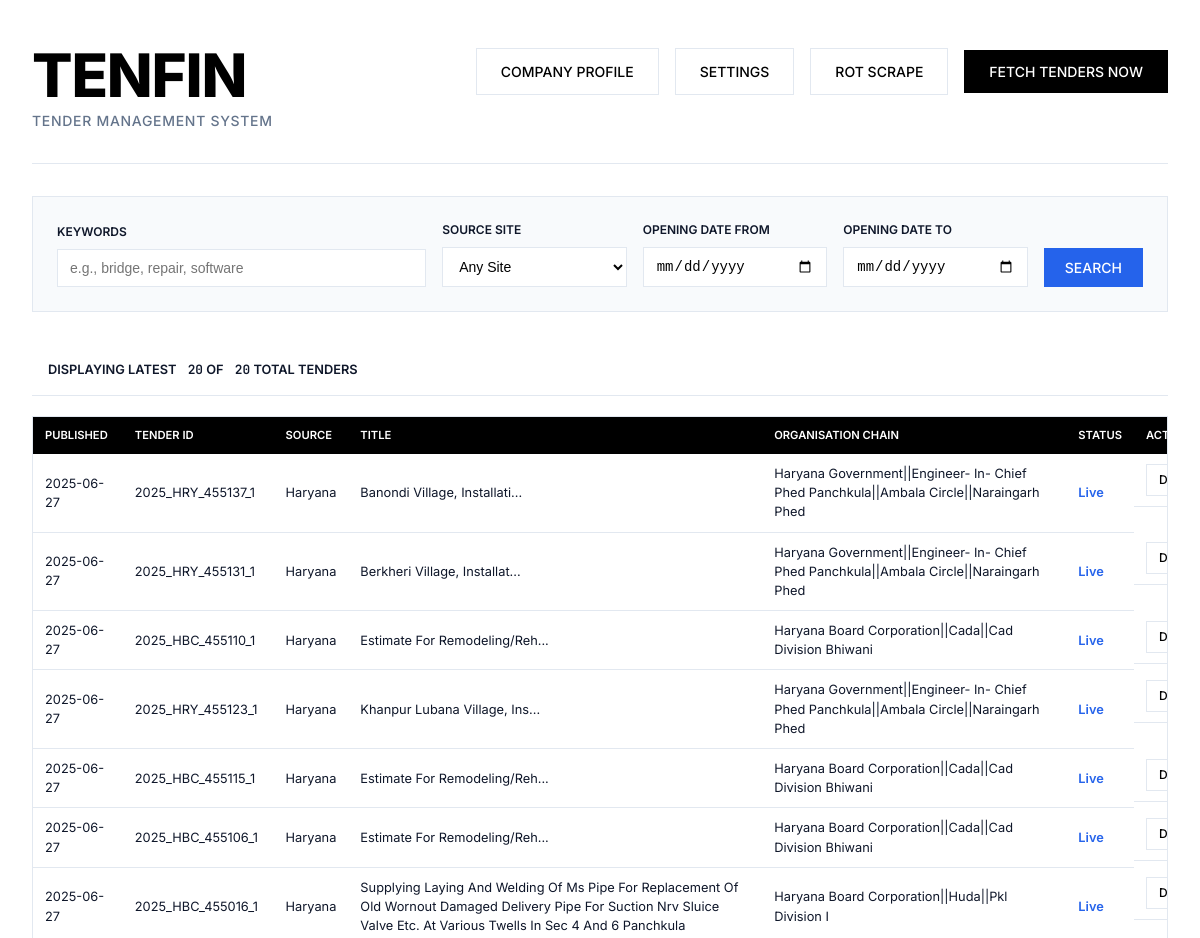
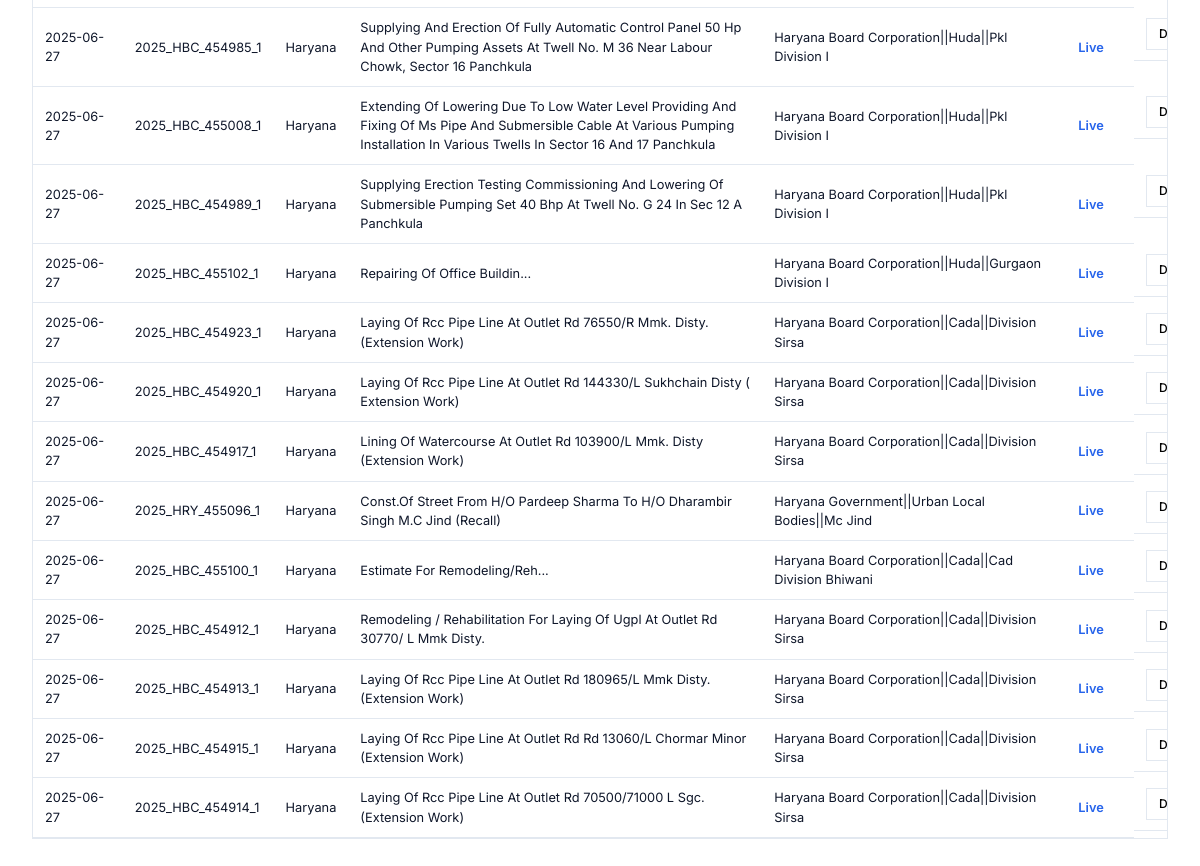
The page / on the database its author committed (2 pictures, top to bottom).
### database.py (models this page shows, shortened)
class Tender(Base):
    __tablename__ = "tenders"
    id = Column(Integer, primary_key=True, index=True)
    tender_id = Column(String, unique=True, index=True, nullable=False)
    source_site = Column(String, index=True, nullable=False)
    tender_title = Column(Text)
    organisation_chain = Column(Text)
    tender_value_numeric = Column(Float, nullable=True)
    emd_amount_numeric = Column(Float, nullable=True)
    published_date = Column(DateTime, nullable=True)
    closing_date = Column(DateTime, nullable=True)
    opening_date = Column(DateTime, nullable=True)
    location = Column(String, nullable=True)
    pincode = Column(String, nullable=True)
    status = Column(String, default="Live", index=True) # e.g., "Live", "Result Announced", "Cancelled"
    full_details_json = Column(JSON, nullable=True)
    created_at = Column(DateTime(timezone=True), server_default=func.now())
    updated_at = Column(DateTime(timezone=True), onupdate=func.now())
    result = relationship("TenderResult", back_populates="tender", uselist=False, cascade="all, delete-orphan")
    bids = relationship("TenderBid", back_populates="tender", cascade="all, delete-orphan")

### dashboard.py (the view)
@app.get("/", response_class=HTMLResponse, name="homepage")
async def homepage(request: Request, db: Session = Depends(get_db), keywords: Optional[str] = None, site_key: Optional[str] = None, start_date: Optional[str] = None, end_date: Optional[str] = None):
    if not templates: return HTMLResponse("Template engine error", 503)
    try:
        query = db.query(Tender, EligibilityCheck.eligibility_score).outerjoin(
            EligibilityCheck, Tender.id == EligibilityCheck.tender_id_fk
        )
        is_search = any([keywords, site_key, start_date, end_date])
        if is_search:
            if keywords:
                search_pattern = f"%{keywords}%"
                search_clauses = [ Tender.tender_title.ilike(search_pattern), Tender.organisation_chain.ilike(search_pattern), Tender.tender_id.ilike(search_pattern), Tender.full_details_json.op('->>')('$.work_description').ilike(search_pattern), Tender.full_details_json.op('->>')('$.tender_reference_number').ilike(search_pattern) ]
                query = query.filter(or_(*search_clauses))
            if site_key: query = query.filter(Tender.source_site == site_key)
            if start_date: query = query.filter(Tender.opening_date >= start_date)
            if end_date: query = query.filter(Tender.opening_date < (datetime.datetime.strptime(end_date, "%Y-%m-%d") + datetime.timedelta(days=1)))
        results = query.order_by(desc(Tender.published_date)).limit(200).all()
        tenders_with_scores = []
        for tender, score in results:
            tenders_with_scores.append({
                "tender": tender,
                "eligibility_score": score if score is not None else -1
            })
        total_tenders = db.query(func.count(Tender.id)).scalar()
        sites_in_db = [s[0] for s in db.query(Tender.source_site).distinct().order_by(Tender.source_site).all() if s[0]]
    except Exception as e:
        logger.error(f"DB Error on homepage: {e}", exc_info=True)
        return templates.TemplateResponse("error.html", {"request": request, "error": "Database query failed."})
    return templates.TemplateResponse("index_db.html", {
        "request": request,
        "tenders_with_scores": tenders_with_scores, # Pass new structure to template
        "total_tenders": total_tenders,
        "tenders_shown": len(tenders_with_scores),
        "available_sites": sites_in_db,
        "is_search": is_search,
        "query_keywords": keywords, "query_site": site_key,
        "query_start_date": start_date, "query_end_date": end_date
    })

### templates/index_db.html (shortened to what this page needs)
<!DOCTYPE html>
<html lang="en">
<head>
</head>
<body>
  <div class="container">
    <header class="header">
      <div>
        <h1><a href="{{ url_for('homepage') }}" style="text-decoration:none; color:inherit;">TenFin</a></h1>
        <div class="header-subtitle">Tender Management System</div>
      </div>
      <div class="header-actions">
        <a href="{{ url_for('company_profile_page') }}" class="btn btn-secondary">Company Profile</a>
        <a href="{{ url_for('settings_page') }}" class="btn btn-secondary">Settings</a>
        <a href="{{ url_for('rot_manual_scrape_page') }}" class="btn btn-secondary">ROT Scrape</a>
        <button type="button" id="fetch-tenders-btn" class="btn">Fetch Tenders Now</button>
      </div>
    </header>
    <main>
      <section class="search-section">
        <form action="{{ url_for('homepage') }}" method="get" class="search-form">
            <div class="form-group"><label for="keywords">Keywords</label><input type="text" name="keywords" id="keywords" class="input" placeholder="e.g., bridge, repair, software" value="{{ query_keywords or '' }}"></div>
            <div class="form-group"><label for="site_key">Source Site</label><select name="site_key" id="site_key" class="input"><option value="">Any Site</option></select></div>
            <div class="form-group"><label for="start_date">Opening Date From</label><input type="date" name="start_date" id="start_date" class="input" value="{{ query_start_date or '' }}"></div>
            <div class="form-group"><label for="end_date">Opening Date To</label><input type="date" name="end_date" id="end_date" class="input" value="{{ query_end_date or '' }}"></div>
            <div class="form-group"><button type="submit" class="btn btn-accent">Search</button></div>
        </form>
      </section>
      <section class="results-section">
        <div class="stats-bar">
            {% if is_search %}
                <div class="stats-item">Found <span class="stats-value">{{ tenders_shown }}</span> Matching Tenders</div>
            {% else %}
                <div class="stats-item">Displaying Latest <span class="stats-value">{{ tenders_shown }}</span> of <span class="stats-value">{{ total_tenders }}</span> Total Tenders</div>
            {% endif %}
        </div>
        <div class="table-responsive-wrapper">
            {% if tenders_with_scores %}
            <table class="tender-table">
                <thead>
                    <tr>
                        <th>Published</th><th>Tender ID</th><th>Source</th><th>Title</th><th>Organisation Chain</th><th>Status</th><th>Actions</th>
                    </tr>
                </thead>
                <tbody>
                    {% for item in tenders_with_scores %}
                    {% set tender = item.tender %}
                    {% set score = item.eligibility_score %}
                    {%
                       set score_class = 'score-green' if score > 50 else
                                         'score-yellow' if score > 25 else
                                         'score-orange' if score >= 10 else
                                         'score-red' if score >= 0 else ''
                    %}
                    <tr>
                        <td>{{ tender.published_date | datetime('%Y-%m-%d') if tender.published_date else 'N/A' }}</td>
                        <td>{{ tender.tender_id }}</td>
                        <td>{{ tender.source_site }}</td>
                        <td class="title-cell">
                            <div class="eligibility-accent {{ score_class }}"></div>
                            {{ tender.tender_title | neat_format }}
                        </td>
                        <td>{{ tender.organisation_chain | neat_format }}</td>
                        <td>
                            {% if tender.status == 'Result Announced' %}<span class="status-result">Result Announced</span>
                            {% else %}<span class="status-live">Live</span>{% endif %}
                        </td>
                        <td class="actions-cell">
                            <a href="{{ url_for('view_tender_detail', tender_pk_id=tender.id) }}" class="btn btn-secondary" style="padding: 6px 12px; font-size: 0.75rem;">Details</a>
                        </td>
                    </tr>
                    {% endfor %}
                </tbody>
            </table>
            {% else %}
                <div class="no-items">{% if is_search %}No tenders found matching your criteria.{% else %}No tenders found in the database.{% endif %}</div>
            {% endif %}
        </div>
      </section>
    </main>
  </div>
</body>
</html>

### templates/index_db.html (style rules this page uses)
* { box-sizing: border-box; margin: 0; padding: 0; }
html { font-size: 16px; }
:root { --color-primary: #000000; --color-secondary: #1a1a1a; --color-accent: #2563eb; --color-surface: #ffffff; --color-surface-alt: #f8fafc; --color-border: #e2e8f0; --color-text: #0f172a; --color-text-muted: #64748b; --color-success: #059669; --shadow-md: 0 4px 6px -1px rgb(0 0 0 / 0.1), 0 2px 4px -2px rgb(0 0 0 / 0.1); }
body { font-family: 'Inter', sans-serif; background: var(--color-surface-alt); color: var(--color-text); line-height: 1.5; }
.container { max-width: none; width: 100%; margin: 0 auto; padding: 48px 32px; background: var(--color-surface); min-height: 100vh; }
.header { display: flex; justify-content: space-between; align-items: flex-start; margin-bottom: 32px; padding-bottom: 32px; border-bottom: 1px solid var(--color-border); }
.header h1 { font-size: clamp(2.5rem, 5vw, 4rem); font-weight: 800; letter-spacing: -0.02em; line-height: 0.9; color: var(--color-primary); text-transform: uppercase; }
.header-subtitle { font-size: 0.875rem; font-weight: 500; color: var(--color-text-muted); text-transform: uppercase; letter-spacing: 0.05em; margin-top: 8px; }
.header-actions { display: flex; gap: 16px; flex-wrap: wrap; align-items: center; }
.btn { display: inline-flex; align-items: center; justify-content: center; padding: 12px 24px; border: 1px solid var(--color-primary); font-family: inherit; font-size: 0.875rem; font-weight: 500; text-decoration: none; color: var(--color-surface); background: var(--color-primary); border-radius: 0; cursor: pointer; transition: all 0.2s ease; text-transform: uppercase; }
.btn-secondary { background: transparent; color: var(--color-primary); border-color: var(--color-border); }
.btn-accent { background: var(--color-accent); border-color: var(--color-accent); }
.search-section { background: var(--color-surface-alt); border: 1px solid var(--color-border); padding: 24px; margin-bottom: 32px; }
.search-form { display: grid; grid-template-columns: 2fr 1fr 1fr 1fr auto; gap: 16px; align-items: flex-end; }
.form-group { display: flex; flex-direction: column; }
.form-group label { margin-bottom: 8px; font-size: 0.75rem; font-weight: 600; color: var(--color-text); text-transform: uppercase; }
.form-group .input { width: 100%; border: 1px solid var(--color-border); background: var(--color-surface); padding: 10px 12px; font-size: 0.875rem; border-radius: 0; }
.form-group .btn { padding: 10px 20px; }
.table-responsive-wrapper { width: 100%; overflow-x: auto; border: 1px solid var(--color-border); }
.tender-table { width: 100%; min-width: 1200px; border-collapse: collapse; }
.tender-table th { background: var(--color-primary); color: var(--color-surface); padding: 10px 12px; text-align: left; font-weight: 600; font-size: 0.7rem; text-transform: uppercase; white-space: nowrap; position: sticky; top: 0; }
.tender-table td { padding: 10px 12px; border-bottom: 1px solid var(--color-border); font-size: 0.8rem; vertical-align: middle; }
.status-live { color: var(--color-accent); font-weight: 600; }
.stats-bar { padding: 16px; margin-bottom: 20px; display: flex; justify-content: space-between; align-items: center; border-bottom: 1px solid var(--color-border); }
.stats-item { font-size: 0.8rem; font-weight: 600; color: var(--color-text); text-transform: uppercase; }
.stats-value { font-family: 'JetBrains Mono', monospace; margin-left: 8px; }
.actions-cell { display: flex; gap: 8px; }
.eligibility-accent { position: absolute; left: 0; top: 0; bottom: 0; width: 8px; background-color: transparent; }
.title-cell { position: relative; padding-left: 20px; }

### rows shown on the page
Tender: published_date "2025-06-27", tender_id "2025_HRY_455137_1", source_site "Haryana", tender_title|neat_format "Banondi Village, Installati...", organisation_chain|neat_format "Haryana Government||Engineer- In- Chief Phed Panchkula||Ambala Circle||Naraingarh Phed"
Tender: published_date "2025-06-27", tender_id "2025_HRY_455131_1", source_site "Haryana", tender_title|neat_format "Berkheri Village, Installat...", organisation_chain|neat_format "Haryana Government||Engineer- In- Chief Phed Panchkula||Ambala Circle||Naraingarh Phed"
Tender: published_date "2025-06-27", tender_id "2025_HBC_455110_1", source_site "Haryana", tender_title|neat_format "Estimate For Remodeling/Reh...", organisation_chain|neat_format "Haryana Board Corporation||Cada||Cad Division Bhiwani"
Tender: published_date "2025-06-27", tender_id "2025_HRY_455123_1", source_site "Haryana", tender_title|neat_format "Khanpur Lubana Village, Ins...", organisation_chain|neat_format "Haryana Government||Engineer- In- Chief Phed Panchkula||Ambala Circle||Naraingarh Phed"
Tender: published_date "2025-06-27", tender_id "2025_HBC_455115_1", source_site "Haryana", tender_title|neat_format "Estimate For Remodeling/Reh...", organisation_chain|neat_format "Haryana Board Corporation||Cada||Cad Division Bhiwani"
Tender: published_date "2025-06-27", tender_id "2025_HBC_455106_1", source_site "Haryana", tender_title|neat_format "Estimate For Remodeling/Reh...", organisation_chain|neat_format "Haryana Board Corporation||Cada||Cad Division Bhiwani"
Tender: published_date "2025-06-27", tender_id "2025_HBC_455016_1", source_site "Haryana", tender_title|neat_format "Supplying Laying And Welding Of Ms Pipe For Replacement Of Old Wornout Damaged Delivery Pipe For Suction Nrv Sluice Valve Etc. At Various Twells In Sec 4 And 6 Panchkula", organisation_chain|neat_format "Haryana Board Corporation||Huda||Pkl Division I"
Tender: published_date "2025-06-27", tender_id "2025_HBC_454985_1", source_site "Haryana", tender_title|neat_format "Supplying And Erection Of Fully Automatic Control Panel 50 Hp And Other Pumping Assets At Twell No. M 36 Near Labour Chowk, Sector 16 Panchkula", organisation_chain|neat_format "Haryana Board Corporation||Huda||Pkl Division I"
Tender: published_date "2025-06-27", tender_id "2025_HBC_455008_1", source_site "Haryana", tender_title|neat_format "Extending Of Lowering Due To Low Water Level Providing And Fixing Of Ms Pipe And Submersible Cable At Various Pumping Installation In Various Twells In Sector 16 And 17 Panchkula", organisation_chain|neat_format "Haryana Board Corporation||Huda||Pkl Division I"
Tender: published_date "2025-06-27", tender_id "2025_HBC_454989_1", source_site "Haryana", tender_title|neat_format "Supplying Erection Testing Commissioning And Lowering Of Submersible Pumping Set 40 Bhp At Twell No. G 24 In Sec 12 A Panchkula", organisation_chain|neat_format "Haryana Board Corporation||Huda||Pkl Division I"
Tender: published_date "2025-06-27", tender_id "2025_HBC_455102_1", source_site "Haryana", tender_title|neat_format "Repairing Of Office Buildin...", organisation_chain|neat_format "Haryana Board Corporation||Huda||Gurgaon Division I"
Tender: published_date "2025-06-27", tender_id "2025_HBC_454923_1", source_site "Haryana", tender_title|neat_format "Laying Of Rcc Pipe Line At Outlet Rd 76550/R Mmk. Disty. (Extension Work)", organisation_chain|neat_format "Haryana Board Corporation||Cada||Division Sirsa"
Tender: published_date "2025-06-27", tender_id "2025_HBC_454920_1", source_site "Haryana", tender_title|neat_format "Laying Of Rcc Pipe Line At Outlet Rd 144330/L Sukhchain Disty ( Extension Work)", organisation_chain|neat_format "Haryana Board Corporation||Cada||Division Sirsa"
Tender: published_date "2025-06-27", tender_id "2025_HBC_454917_1", source_site "Haryana", tender_title|neat_format "Lining Of Watercourse At Outlet Rd 103900/L Mmk. Disty (Extension Work)", organisation_chain|neat_format "Haryana Board Corporation||Cada||Division Sirsa"
Tender: published_date "2025-06-27", tender_id "2025_HRY_455096_1", source_site "Haryana", tender_title|neat_format "Const.Of Street From H/O Pardeep Sharma To H/O Dharambir Singh M.C Jind (Recall)", organisation_chain|neat_format "Haryana Government||Urban Local Bodies||Mc Jind"
Tender: published_date "2025-06-27", tender_id "2025_HBC_455100_1", source_site "Haryana", tender_title|neat_format "Estimate For Remodeling/Reh...", organisation_chain|neat_format "Haryana Board Corporation||Cada||Cad Division Bhiwani"
Tender: published_date "2025-06-27", tender_id "2025_HBC_454912_1", source_site "Haryana", tender_title|neat_format "Remodeling / Rehabilitation For Laying Of Ugpl At Outlet Rd 30770/ L Mmk Disty.", organisation_chain|neat_format "Haryana Board Corporation||Cada||Division Sirsa"
Tender: published_date "2025-06-27", tender_id "2025_HBC_454913_1", source_site "Haryana", tender_title|neat_format "Laying Of Rcc Pipe Line At Outlet Rd 180965/L Mmk Disty. (Extension Work)", organisation_chain|neat_format "Haryana Board Corporation||Cada||Division Sirsa"
Tender: published_date "2025-06-27", tender_id "2025_HBC_454915_1", source_site "Haryana", tender_title|neat_format "Laying Of Rcc Pipe Line At Outlet Rd Rd 13060/L Chormar Minor (Extension Work)", organisation_chain|neat_format "Haryana Board Corporation||Cada||Division Sirsa"
Tender: published_date "2025-06-27", tender_id "2025_HBC_454914_1", source_site "Haryana", tender_title|neat_format "Laying Of Rcc Pipe Line At Outlet Rd 70500/71000 L Sgc. (Extension Work)", organisation_chain|neat_format "Haryana Board Corporation||Cada||Division Sirsa"

### other values the page prints
{{ tenders_shown }} "20"
{{ total_tenders }} "20"
